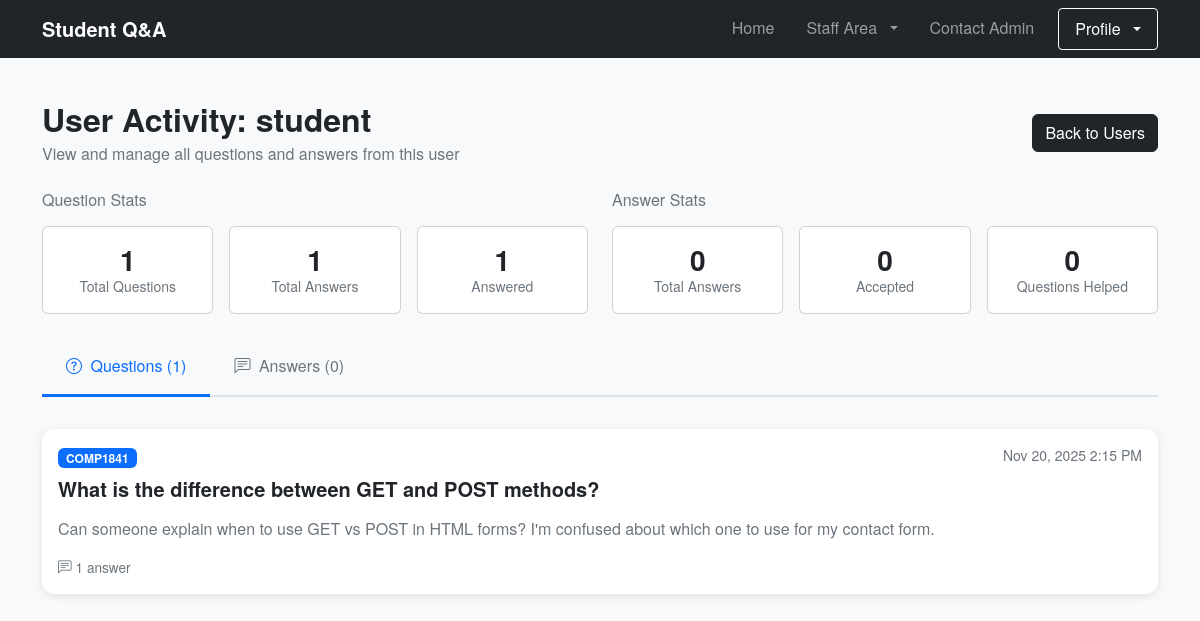
Screenshot of /user-activity.php?user_id=3 (signed in) with the database file from the repository.
### tables this page shows
CREATE TABLE `users` (
    `user_id` INT AUTO_INCREMENT PRIMARY KEY,
    `username` VARCHAR(50) NOT NULL UNIQUE,
    `email` VARCHAR(100) NOT NULL UNIQUE,
    `password` VARCHAR(255) NOT NULL,
    `full_name` VARCHAR(100) NOT NULL,
    `role` ENUM('student', 'staff', 'admin') DEFAULT 'student',
    `created_at` TIMESTAMP DEFAULT CURRENT_TIMESTAMP
);

CREATE TABLE `questions` (
    `question_id` INT AUTO_INCREMENT PRIMARY KEY,
    `user_id` INT NOT NULL,
    `module_id` INT NULL,
    `title` VARCHAR(200) NOT NULL,
    `content` TEXT NOT NULL,
    `image_path` VARCHAR(255) NULL,
    `is_answered` TINYINT(1) DEFAULT 0,
    `created_at` TIMESTAMP DEFAULT CURRENT_TIMESTAMP,
    FOREIGN KEY (`user_id`) REFERENCES `users`(`user_id`) ON DELETE CASCADE,
    FOREIGN KEY (`module_id`) REFERENCES `modules`(`module_id`) ON DELETE SET NULL
);

CREATE TABLE `modules` (
    `module_id` INT AUTO_INCREMENT PRIMARY KEY,
    `module_code` VARCHAR(10) NOT NULL UNIQUE,
    `module_name` VARCHAR(100) NOT NULL,
    `created_at` TIMESTAMP DEFAULT CURRENT_TIMESTAMP
);

### user-activity.php (called while the page is built, shortened)
<?php
require_once 'includes/config.php';
require_once 'includes/auth.php';
try {
    $pdo = new PDO($dsn, $user, $pass);
    $pdo->setAttribute(PDO::ATTR_ERRMODE, PDO::ERRMODE_EXCEPTION);
} catch (PDOException $e) {
    die('Database connection failed: ' . $e->getMessage());
}
$userId = (int)($_GET['user_id'] ?? 0);
try {
    $stmt = $pdo->prepare("SELECT * FROM users WHERE user_id = ?");
    $stmt->execute([$userId]);
    $targetUser = $stmt->fetch();
} catch (PDOException $e) {
    $error = 'Database error: ' . $e->getMessage();
}
$questions = [];
try {
    $stmt = $pdo->prepare("
        SELECT q.*, m.module_code, m.module_name,
               (SELECT COUNT(*) FROM answers WHERE question_id = q.question_id) as answer_count,
               COALESCE((SELECT SUM(CASE WHEN vote_type = 'upvote' THEN 1 WHEN vote_type = 'downvote' THEN -1 ELSE 0 END)
                        FROM votes
                        WHERE question_id = q.question_id), 0) as net_votes
        FROM questions q
        LEFT JOIN modules m ON q.module_id = m.module_id
        WHERE q.user_id = ?
        ORDER BY q.created_at DESC
    ");
    $stmt->execute([$userId]);
    $questions = $stmt->fetchAll();
} catch (PDOException $e) {
    $error = 'Database error: ' . $e->getMessage();
}
$answers = [];
try {
    $stmt = $pdo->prepare("
        SELECT a.*, q.title as question_title, q.question_id,
               COALESCE((SELECT SUM(CASE WHEN vote_type = 'upvote' THEN 1 WHEN vote_type = 'downvote' THEN -1 ELSE 0 END)
                        FROM votes
                        WHERE answer_id = a.answer_id), 0) as net_votes
        FROM answers a
        JOIN questions q ON a.question_id = q.question_id
        WHERE a.user_id = ?
        ORDER BY a.created_at DESC
    ");
    $stmt->execute([$userId]);
    $answers = $stmt->fetchAll();
} catch (PDOException $e) {
    $error = 'Database error: ' . $e->getMessage();
}
include 'templates/user-activity.html.php';
?>

### templates/user-activity.html.php (the view, shortened to what this page needs)
<!DOCTYPE html>
<html lang="en">
<head>
    <link href="https://cdn.jsdelivr.net/npm/bootstrap@5.2.3/dist/css/bootstrap.min.css" rel="stylesheet">
    <link href="https://cdn.jsdelivr.net/npm/bootstrap-icons@1.11.0/font/bootstrap-icons.css" rel="stylesheet">
</head>
<body>
    <?php include 'includes/navbar.php'; ?>
    <div class="container">
        <div class="d-flex justify-content-between align-items-center mb-4 mt-4">
            <div>
                <h1 class="h2 fw-bold mb-1">
                    User Activity: <?= htmlspecialchars($targetUser['username']) ?>
                </h1>
                <p class="text-muted mb-0">View and manage all questions and answers from this user</p>
            </div>
            <div>
                <a href="manage-users.php" class="btn btn-dark">
                    Back to Users
                </a>
            </div>
        </div>
        <div class="row mb-4">
            <div class="col-md-6">
                <h6 class="text-muted mb-3">Question Stats</h6>
                <div class="row g-3">
                    <div class="col-md-4">
                        <div class="card">
                            <div class="card-body text-center">
                                <h3 class="fw-bold mb-0"><?= count($questions) ?></h3>
                                <p class="text-muted mb-0 small">Total Questions</p>
                            </div>
                        </div>
                    </div>
                    <div class="col-md-4">
                        <div class="card">
                            <div class="card-body text-center">
                                <h3 class="fw-bold mb-0"><?= array_sum(array_column($questions, 'answer_count')) ?></h3>
                                <p class="text-muted mb-0 small">Total Answers</p>
                            </div>
                        </div>
                    </div>
                    <div class="col-md-4">
                        <div class="card">
                            <div class="card-body text-center">
                                <h3 class="fw-bold mb-0"><?= count(array_filter($questions, function($q) { return $q['answer_count'] > 0; })) ?></h3>
                                <p class="text-muted mb-0 small">Answered</p>
                            </div>
                        </div>
                    </div>
                </div>
            </div>
            <div class="col-md-6">
                <h6 class="text-muted mb-3">Answer Stats</h6>
                <div class="row g-3">
                    <div class="col-md-4">
                        <div class="card">
                            <div class="card-body text-center">
                                <h3 class="fw-bold mb-0"><?= count($answers) ?></h3>
                                <p class="text-muted mb-0 small">Total Answers</p>
                            </div>
                        </div>
                    </div>
                    <div class="col-md-4">
                        <div class="card">
                            <div class="card-body text-center">
                                <h3 class="fw-bold mb-0"><?= count(array_filter($answers, function($a) { return $a['is_solution']; })) ?></h3>
                                <p class="text-muted mb-0 small">Accepted</p>
                            </div>
                        </div>
                    </div>
                    <div class="col-md-4">
                        <div class="card">
                            <div class="card-body text-center">
                                <h3 class="fw-bold mb-0"><?= count(array_unique(array_column($answers, 'question_id'))) ?></h3>
                                <p class="text-muted mb-0 small">Questions Helped</p>
                            </div>
                        </div>
                    </div>
                </div>
            </div>
        </div>
        <ul class="nav nav-tabs" id="activityTabs" role="tablist">
            <li class="nav-item" role="presentation">
                <button class="nav-link active" id="questions-tab" data-bs-toggle="tab" data-bs-target="#questions"
                        type="button" role="tab" aria-controls="questions" aria-selected="true">
                    <i class="bi bi-question-circle me-1"></i> Questions (<?= count($questions) ?>)
                </button>
            </li>
            <li class="nav-item" role="presentation">
                <button class="nav-link" id="answers-tab" data-bs-toggle="tab" data-bs-target="#answers"
                        type="button" role="tab" aria-controls="answers" aria-selected="false">
                    <i class="bi bi-chat-left-text me-1"></i> Answers (<?= count($answers) ?>)
                </button>
            </li>
        </ul>
        <div class="tab-content" id="activityTabsContent">
            <div class="tab-pane fade show active" id="questions" role="tabpanel" aria-labelledby="questions-tab">
                <?php if (!empty($questions)): ?>
                    <?php foreach ($questions as $question): ?>
                    <div class="card question-card">
                        <div class="card-body">
                            <div class="d-flex justify-content-between align-items-start mb-2">
                                <div>
                                    <?php if (!empty($question['module_code'])): ?>
                                    <span class="badge bg-primary module-badge">
                                        <?= htmlspecialchars($question['module_code']) ?>
                                    </span>
                                    <?php else: ?>
                                    <span class="badge bg-secondary module-badge">
                                        General
                                    </span>
                                    <?php endif; ?>
                                </div>
                                <small class="text-muted">
                                    <?= date('M j, Y g:i A', strtotime($question['created_at'])) ?>
                                </small>
                            </div>
                            <h5 class="card-title mb-3 fw-bold">
                                <a href="view-question.php?id=<?= $question['question_id'] ?>"
                                    class="text-decoration-none text-dark">
                                    <?= htmlspecialchars($question['title']) ?>
                                </a>
                            </h5>
                            <p class="card-text text-muted mb-3">
                                <?= htmlspecialchars(substr(strip_tags($question['content']), 0, 200)) ?>
                            </p>
                            <div class="question-stats">
                                <div class="stat-item">
                                    <i class="bi bi-chat-left-text"></i>
                                    <span><?= $question['answer_count'] ?>
                                        answer<?= $question['answer_count'] != 1 ? 's' : '' ?></span>
                                </div>
                            </div>
                        </div>
                    </div>
                    <?php endforeach; ?>
                <?php endif; ?>
            </div>
        </div>
    </div>
</body>
</html>

### templates/user-activity.html.php (style rules this page uses)
body { font-family: 'Helvetica Neue', Helvetica, Arial, sans-serif; background-color: #f8f9fa; padding-top: 76px; padding-bottom: 60px; }
.question-card { border: none; border-radius: 12px; box-shadow: 0 2px 8px rgba(0, 0, 0, 0.1); transition: all 0.2s ease; margin-bottom: 1.5rem; }
.question-stats { display: flex; gap: 1rem; font-size: 0.85rem; color: #6c757d; }
.stat-item { display: flex; align-items: center; gap: 0.25rem; }
.module-badge { font-size: 0.75rem; padding: 0.25rem 0.5rem; }
.nav-tabs { border-bottom: 2px solid #dee2e6; }
.nav-tabs .nav-link { border: none; border-bottom: 3px solid transparent; color: #6c757d; font-weight: 500; padding: 1rem 1.5rem; margin-bottom: -2px; }
.nav-tabs .nav-link.active { color: #0d6efd; border-bottom-color: #0d6efd; background: transparent; }
.tab-content { padding: 2rem 0; }

### includes/navbar.php (style rules this page uses)
body { padding-top: 76px; }

### rows the page displays
users: username "student"
questions: module.module_code "COMP1841", created_at "Nov 20, 2025 2:15 PM", title "What is the difference between GET and POST methods?", content "Can someone explain when to use GET vs POST in HTML forms? I'm confused about which one to use for my contact form.", answer_count "1"

### other values shown
count($questions) "1"
array_sum(array_column($questions, 'answer_count')) "1"
count($answers) "0"
count(array_unique(array_column($answers, 'question_id'))) "0"
